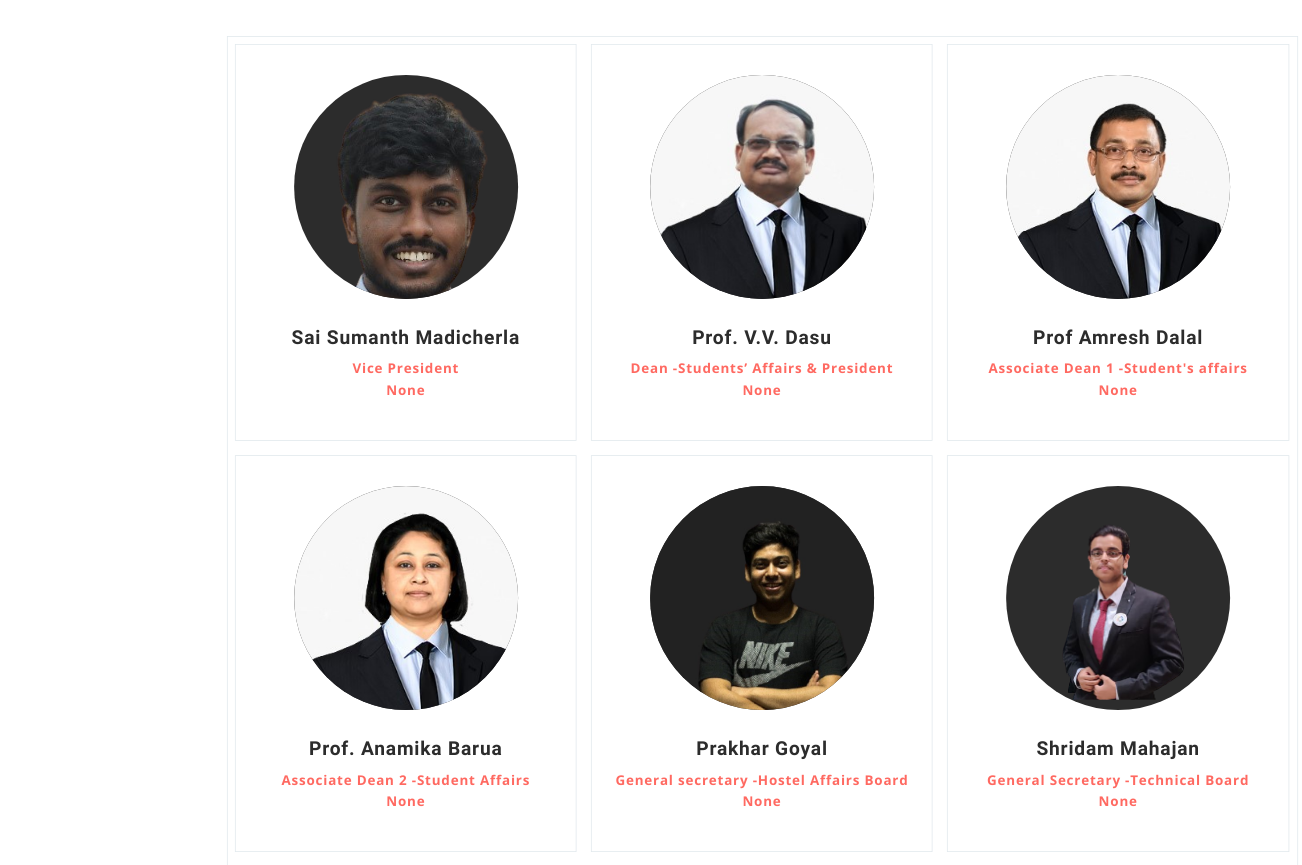
Before: /gymkhana/ (middle part) with the older database file.
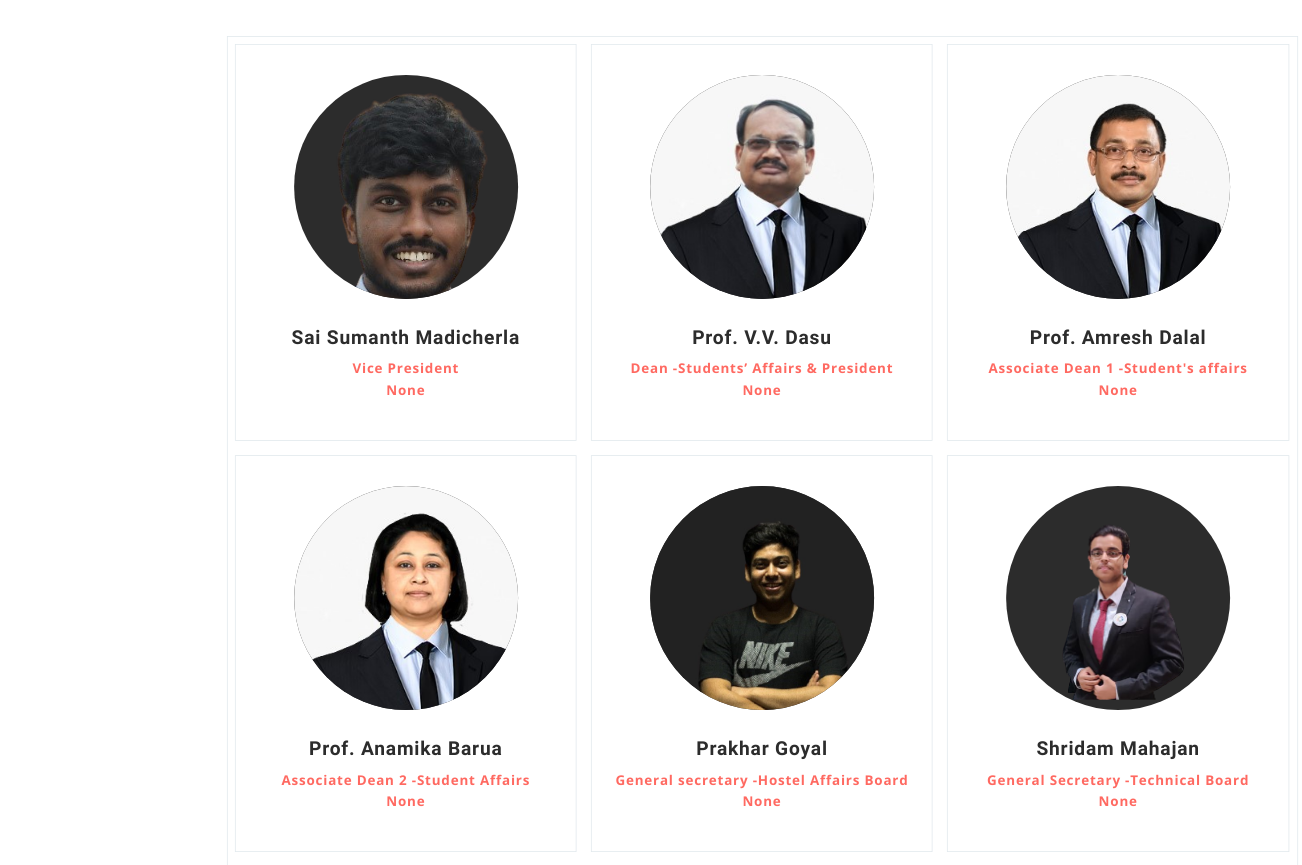
After: the same page with the newer database file.
### Home/models.py (models this page shows, shortened)
class Senator(models.Model):
    image = models.ImageField(default='default.png', upload_to='profile_pics')
    name = models.CharField(max_length=30)
    position = models.CharField(max_length=60)
    board = models.ForeignKey('Panel',on_delete=models.CASCADE,null=True)
    mobile = models.CharField(max_length=20)
    linked_in = models.CharField(max_length=100)
    facebook = models.CharField(max_length=100)
    email = models.EmailField()
    address = models.TextField()

### Home/views.py (the view)
# urls.py: path('', views.home, name='home'),
def home(request):
    try:
        sr = Senator.objects.all()
    except Senator.DoesNotExist:
        sr = None
    context = {
        'reps': sr
    }
    return render(request, 'Home/home.html',context)

### Home/templates/Home/home.html (shortened to what this page needs)
{% extends "Home/base.html" %}
{% load static %}
{% block content %}
<h1 class="u-custom-font4 u-font-oswald4" style="padding-top: 20px; padding-bottom: 40px;">
    Student Executive Body</h1>
<div class="container4">
    <div class="at-grid4" data-column="3">
        {% for members in reps.all %}
        <div class="at-column4">
            <div class="at-user4">
                <div class="at-user__avatar4"><a href="https://wa.me/{{ members.mobile }}" target="blank"><img
                            src="senate/media/{{members.image }}" /></a>
                </div>
                <div class="at-user__name4">{{ members.name }}</div>
                <div class="at-user__title4">{{ members.position }}<br>
                    {{ members.board }}</div>
            </div>
        </div>
        {% endfor %}
    </div>
</div>
{% endblock content %}

### Home/templates/Home/base.html (shortened to what this page needs)
{% load static %}
<!DOCTYPE html>
<html lang="en" dir="ltr">
<head>
    <link href="https://cdn.jsdelivr.net/npm/bootstrap@5.0.1/dist/css/bootstrap.min.css" rel="stylesheet"
>
    <link rel="stylesheet" href="https://cdn.jsdelivr.net/npm/bootstrap-icons@1.5.0/font/bootstrap-icons.css">
    <link rel="stylesheet" type="text/css" href="{% static 'Home/styles.css' %}">
    <link rel="stylesheet" href="{% static 'Home/header.css' %}">
    <link rel="stylesheet" href="https://cdnjs.cloudflare.com/ajax/libs/font-awesome/4.7.0/css/font-awesome.min.css">
    <link rel="stylesheet" href="https://use.fontawesome.com/releases/v5.3.1/css/all.css"
>
</head>
<body style="background-color: rgb(255, 255, 255);">
    <div class="container">
        {% block content %} {% endblock content %}
    </div>
</body>
</html>

### Home/static/Home/header.css (style rules this page uses)
* { margin: 0; padding: 0; outline: none; letter-spacing: 1px; }
body { background: #ffffff; }

### Home/templates/Home/base.html (style rules this page uses)
.at-grid4 { display: flex; flex-direction: row; flex-wrap: wrap; background: #FFF; border: 1px solid #E2E9ED; }
.at-grid4[data-column="3"] .at-column4 { width: 31.8%; }
.at-column4 { position: relative; background: #FFF; box-shadow: 0 0 0 1px #E2E9ED; padding: 40px; margin: 10px; transition: box-shadow 0.2s ease, transform 0.2s ease; }
.at-column4:before { content: ""; display: block; padding-top: 85%; padding-bottom: 35%; }
.at-user4 { position: absolute; top: 50%; left: 0; width: 100%; transform: translate(0, -50%); text-align: center; }
.at-user__avatar4 { width: 280px; height: 280px; border-radius: 100%; margin: 0 auto 20px; background-color: #2c2c2c; overflow: hidden; }
.at-user__avatar4 img { display: block; width: 100%; max-width: 100%; }
.at-user__name4 { font-family: Oswald, sans-serif !important; color: #2c2c2c !important; padding-top: 10px; padding-bottom: 5px; font-size: 1.5rem; font-weight: 600; text-align: center; }
.at-user__title4 { font-family: 'Open Sans', sans-serif; color: #ff6961 !important; padding-top: 3px; font-size: 1.05rem; line-height: 1.6; font-weight: 700; }
body { background: rgb(255, 255, 255); font-family: "Roboto", sans-serif; -webkit-font-smoothing: antialiased; -moz-osx-font-smoothing: grayscale; }
.container4 { max-width: 1385px; width: 120%; padding: 0 0px; box-sizing: border-box; transform-origin: top center; transform: scale(0.8); height: 1300px; }
.u-font-oswald4.u-custom-font4 { font-family: Oswald, sans-serif !important; color: #2c2c2c; pointer-events: initial; text-align: center; font-size: 2.48rem; width: 601px; font-weight: 525; margin: 30px auto 0; box-sizing: border-box; }
a { text-decoration: none; }

Changed rows visible on the page:
changed Senator "Associate Dean 1 -Student's affairs": name "Prof Amresh Dalal" → "Prof. Amresh Dalal"
